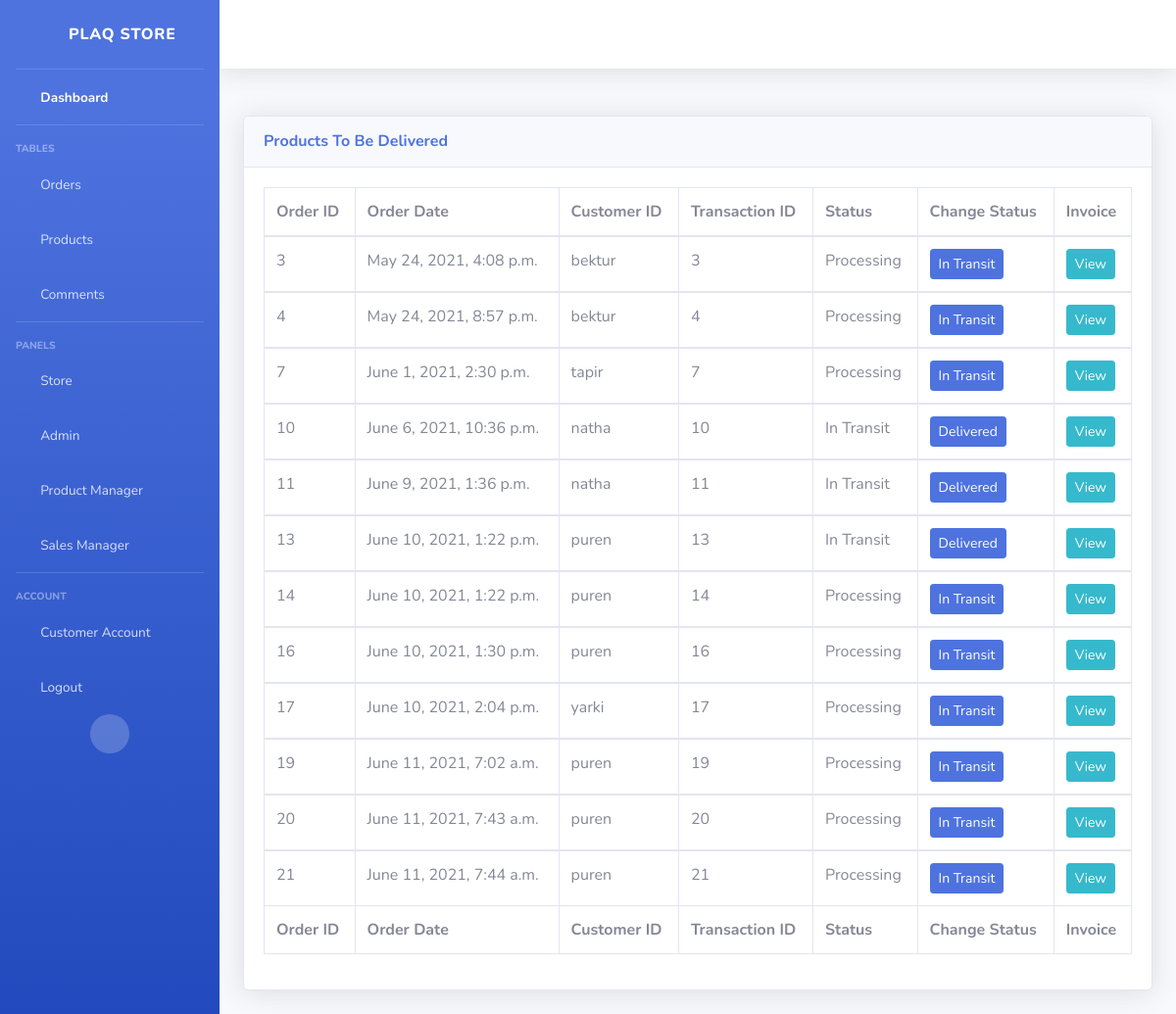
Before: /orders/ (signed in) with the older database file.
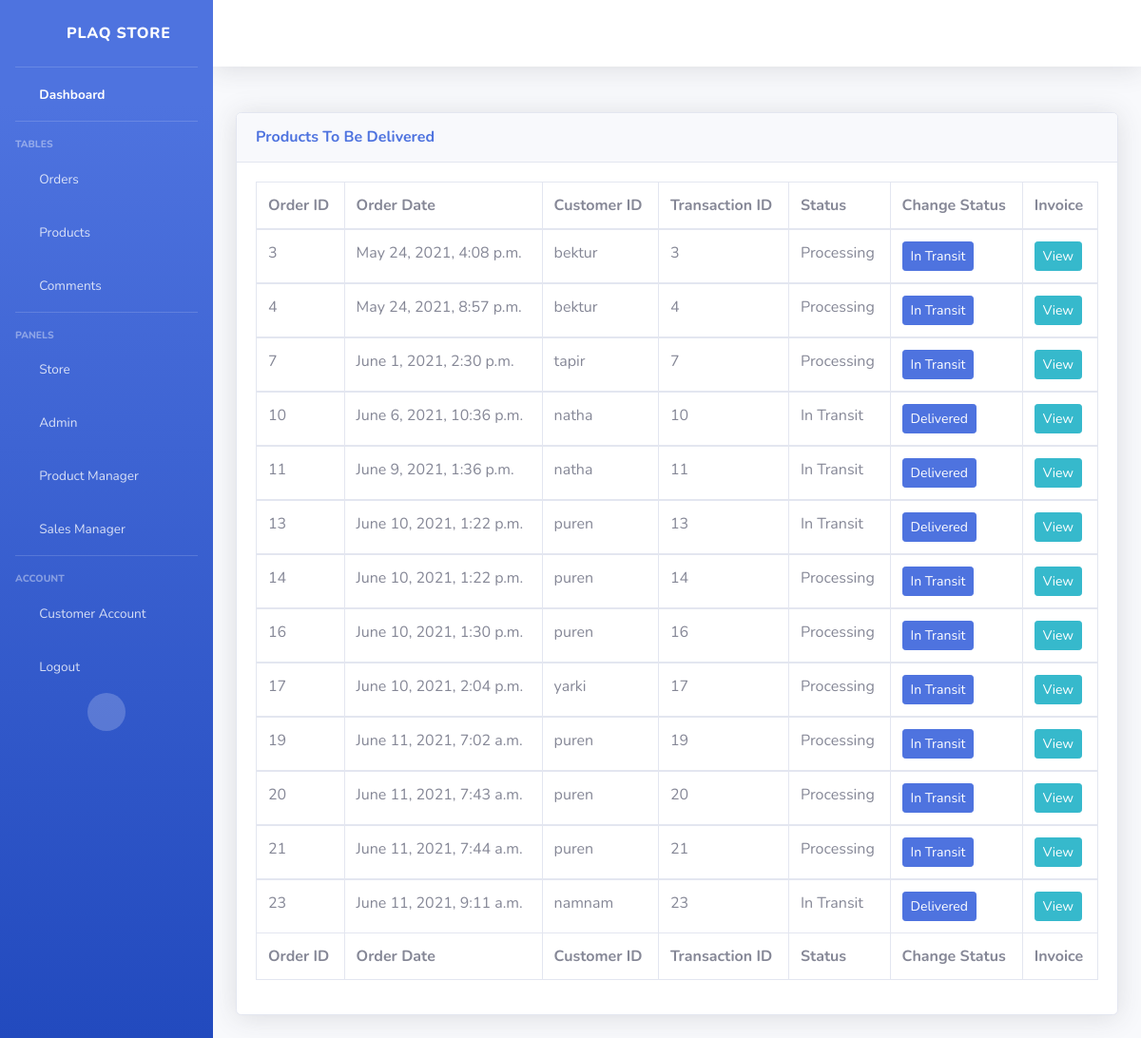
After: the same page with the newer database file.
### store/models.py (models this page shows, shortened)
class Order(models.Model):
    customer = models.ForeignKey(User, on_delete=models.SET_NULL, blank=True, null=True)
    order_date = models.DateTimeField(auto_now_add=True)
    isComplete = models.BooleanField(default=False, null=True)
    transaction_id = models.CharField(max_length=200, blank=False)
    class Status(models.IntegerChoices):
        PROCESSING = 1
        INTRANSIT = 2
        DELIVERED = 3
    status = models.IntegerField(choices=Status.choices, default=1)

### mysite/decorators.py (the view)
    def wrapper_func(request, *args, **kwargs):
        group_list = []
        user = request.user
        for groups in user.groups.all():
            group_list.append(groups.name)
        if 'product manager' in group_list:
            return view_func(request, *args, **kwargs)
        else:
            return redirect('store')

### managers/views.py (called while the page is built)
@product_manager
def orders(request):
    orders = Order.objects.filter(isComplete=True).exclude(status=3)
    addresses = ShippingAdress.objects.all()
    context={'orders':orders, 'addresses':addresses}
    return render(request, "managers/orders.html", context)

### managers/templates/managers/orders.html
{% include 'managers/base.html' %}
{% load static %}
{%block content%}
<div class="card shadow mb-4">
    <div class="card-header py-3">
        <h6 class="m-0 font-weight-bold text-primary">Products To Be Delivered</h6>
    </div>
    <div class="card-body">
        <div class="table-responsive">
            <table class="table table-bordered" id="dataTable" width="100%" cellspacing="0">
                <thead>
                    <tr>
                        <th>Order ID</th>
                        <th>Order Date</th>
                        <th>Customer ID</th>
                        <th>Transaction ID</th>
                        <th>Status</th>
                        <th>Change Status</th>
                        <th>Invoice</th>
                    </tr>
                </thead>
                <tfoot>
                    <tr>
                        <th>Order ID</th>
                        <th>Order Date</th>
                        <th>Customer ID</th>
                        <th>Transaction ID</th>
                        <th>Status</th>
                        <th>Change Status</th>
                        <th>Invoice</th>
                    </tr>
                </tfoot>
                {% for order in orders %}
                <tbody>
                    <tr>
                        <td>{{order.id}}</td>
                        <td>{{order.order_date}}</td>
                        <td>{{order.customer}}</td>
                        <td>{{order.id}}</td>
                        {% if order.status == 1 %}
                        <td>Processing</td>
                        <td><a class="btn btn-sm btn-primary" href="{% url 'change-status' order.id %}">In Transit</a></td>
                        {% elif order.status == 2 %}
                        <td>In Transit</td>
                        <td><a class="btn btn-sm btn-primary" href="{% url 'change-status' order.id %}">Delivered</a></td>
                        {%endif%}
                        <td><a class="btn btn-sm btn-info" href="{% url 'view-invoice' order.id %}">View</a></td>
                    </tr>
                    {% endfor %}
                </tbody>
            </table>
        </div>
    </div>
</div>
{%endblock content %}

### managers/templates/managers/base.html (shortened to what the changed rows need)
<!DOCTYPE html>
<html lang="en">
{%load static %}
<head>
    <link href="{% static 'vendor/fontawesome-free/css/all.min.css' %}" rel="stylesheet" type="text/css">
    <link href="{% static 'css/sb-admin-2.min.css' %}" rel="stylesheet">
</head>
<body id="page-top">
    <div id="wrapper">
        <ul class="navbar-nav bg-gradient-primary sidebar sidebar-dark accordion" id="accordionSidebar">
            {% for group in user.groups.all %}
                {% if group.name == 'product manager' %}
                    <li class="nav-item">
                        <a class="nav-link" href="/product-manager">
                            <i class="fas fa-fw fa-box-open"></i>
                            <span>Product Manager</span></a>
                    </li>
                {%elif group.name == 'sales manager' %}
                    <li class="nav-item">
                        <a class="nav-link" href="/sales-manager">
                            <i class="fas fa-fw fa-cash-register"></i>
                            <span>Sales Manager</span></a>
                    </li>
                {%endif%}
            {%endfor%}
        </ul>
</body>
</html>

Changed rows visible on the page:
added Order: id "23", order_date "June 11, 2021, 9:11 a.m.", customer "namnam", status "In Transit"
